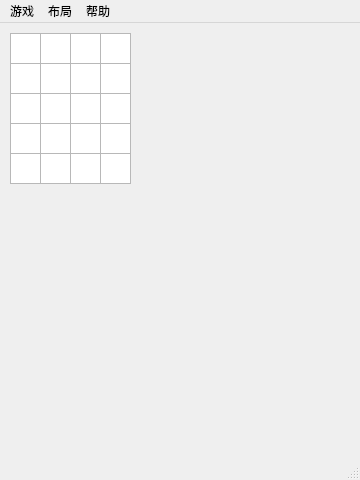
<?xml version="1.0" encoding="UTF-8"?>
<ui version="4.0">
 <class>KlotskiClass</class>
 <widget class="QMainWindow" name="KlotskiClass">
  <property name="geometry">
   <rect>
    <x>0</x>
    <y>0</y>
    <width>360</width>
    <height>480</height>
   </rect>
  </property>
  <property name="minimumSize">
   <size>
    <width>120</width>
    <height>120</height>
   </size>
  </property>
  <property name="windowTitle">
   <string>推盘解谜</string>
  </property>
  <widget class="QWidget" name="centralWidget">
   <widget class="QBlockView" name="graphicsView_00">
    <property name="geometry">
     <rect>
      <x>10</x>
      <y>10</y>
      <width>31</width>
      <height>31</height>
     </rect>
    </property>
    <property name="verticalScrollBarPolicy">
     <enum>Qt::ScrollBarAlwaysOff</enum>
    </property>
    <property name="horizontalScrollBarPolicy">
     <enum>Qt::ScrollBarAlwaysOff</enum>
    </property>
   </widget>
   <widget class="QBlockView" name="graphicsView_01">
    <property name="geometry">
     <rect>
      <x>40</x>
      <y>10</y>
      <width>31</width>
      <height>31</height>
     </rect>
    </property>
    <property name="verticalScrollBarPolicy">
     <enum>Qt::ScrollBarAlwaysOff</enum>
    </property>
    <property name="horizontalScrollBarPolicy">
     <enum>Qt::ScrollBarAlwaysOff</enum>
    </property>
   </widget>
   <widget class="QBlockView" name="graphicsView_02">
    <property name="geometry">
     <rect>
      <x>70</x>
      <y>10</y>
      <width>31</width>
      <height>31</height>
     </rect>
    </property>
    <property name="verticalScrollBarPolicy">
     <enum>Qt::ScrollBarAlwaysOff</enum>
    </property>
    <property name="horizontalScrollBarPolicy">
     <enum>Qt::ScrollBarAlwaysOff</enum>
    </property>
   </widget>
   <widget class="QBlockView" name="graphicsView_03">
    <property name="geometry">
     <rect>
      <x>100</x>
      <y>10</y>
      <width>31</width>
      <height>31</height>
     </rect>
    </property>
    <property name="verticalScrollBarPolicy">
     <enum>Qt::ScrollBarAlwaysOff</enum>
    </property>
    <property name="horizontalScrollBarPolicy">
     <enum>Qt::ScrollBarAlwaysOff</enum>
    </property>
   </widget>
   <widget class="QBlockView" name="graphicsView_04">
    <property name="geometry">
     <rect>
      <x>10</x>
      <y>40</y>
      <width>31</width>
      <height>31</height>
     </rect>
    </property>
    <property name="verticalScrollBarPolicy">
     <enum>Qt::ScrollBarAlwaysOff</enum>
    </property>
    <property name="horizontalScrollBarPolicy">
     <enum>Qt::ScrollBarAlwaysOff</enum>
    </property>
   </widget>
   <widget class="QBlockView" name="graphicsView_05">
    <property name="geometry">
     <rect>
      <x>40</x>
      <y>40</y>
      <width>31</width>
      <height>31</height>
     </rect>
    </property>
    <property name="verticalScrollBarPolicy">
     <enum>Qt::ScrollBarAlwaysOff</enum>
    </property>
    <property name="horizontalScrollBarPolicy">
     <enum>Qt::ScrollBarAlwaysOff</enum>
    </property>
   </widget>
   <widget class="QBlockView" name="graphicsView_06">
    <property name="geometry">
     <rect>
      <x>70</x>
      <y>40</y>
      <width>31</width>
      <height>31</height>
     </rect>
    </property>
    <property name="verticalScrollBarPolicy">
     <enum>Qt::ScrollBarAlwaysOff</enum>
    </property>
    <property name="horizontalScrollBarPolicy">
     <enum>Qt::ScrollBarAlwaysOff</enum>
    </property>
   </widget>
   <widget class="QBlockView" name="graphicsView_07">
    <property name="geometry">
     <rect>
      <x>100</x>
      <y>40</y>
      <width>31</width>
      <height>31</height>
     </rect>
    </property>
    <property name="verticalScrollBarPolicy">
     <enum>Qt::ScrollBarAlwaysOff</enum>
    </property>
    <property name="horizontalScrollBarPolicy">
     <enum>Qt::ScrollBarAlwaysOff</enum>
    </property>
   </widget>
   <widget class="QBlockView" name="graphicsView_08">
    <property name="geometry">
     <rect>
      <x>10</x>
      <y>70</y>
      <width>31</width>
      <height>31</height>
     </rect>
    </property>
    <property name="verticalScrollBarPolicy">
     <enum>Qt::ScrollBarAlwaysOff</enum>
    </property>
    <property name="horizontalScrollBarPolicy">
     <enum>Qt::ScrollBarAlwaysOff</enum>
    </property>
   </widget>
   <widget class="QBlockView" name="graphicsView_09">
    <property name="geometry">
     <rect>
      <x>40</x>
      <y>70</y>
      <width>31</width>
      <height>31</height>
     </rect>
    </property>
    <property name="verticalScrollBarPolicy">
     <enum>Qt::ScrollBarAlwaysOff</enum>
    </property>
    <property name="horizontalScrollBarPolicy">
     <enum>Qt::ScrollBarAlwaysOff</enum>
    </property>
   </widget>
   <widget class="QBlockView" name="graphicsView_10">
    <property name="geometry">
     <rect>
      <x>70</x>
      <y>70</y>
      <width>31</width>
      <height>31</height>
     </rect>
    </property>
    <property name="verticalScrollBarPolicy">
     <enum>Qt::ScrollBarAlwaysOff</enum>
    </property>
    <property name="horizontalScrollBarPolicy">
     <enum>Qt::ScrollBarAlwaysOff</enum>
    </property>
   </widget>
   <widget class="QBlockView" name="graphicsView_11">
    <property name="geometry">
     <rect>
      <x>100</x>
      <y>70</y>
      <width>31</width>
      <height>31</height>
     </rect>
    </property>
    <property name="verticalScrollBarPolicy">
     <enum>Qt::ScrollBarAlwaysOff</enum>
    </property>
    <property name="horizontalScrollBarPolicy">
     <enum>Qt::ScrollBarAlwaysOff</enum>
    </property>
   </widget>
   <widget class="QBlockView" name="graphicsView_12">
    <property name="geometry">
     <rect>
      <x>10</x>
      <y>100</y>
      <width>31</width>
      <height>31</height>
     </rect>
    </property>
    <property name="verticalScrollBarPolicy">
     <enum>Qt::ScrollBarAlwaysOff</enum>
    </property>
    <property name="horizontalScrollBarPolicy">
     <enum>Qt::ScrollBarAlwaysOff</enum>
    </property>
   </widget>
   <widget class="QBlockView" name="graphicsView_13">
    <property name="geometry">
     <rect>
      <x>40</x>
      <y>100</y>
      <width>31</width>
      <height>31</height>
     </rect>
    </property>
    <property name="verticalScrollBarPolicy">
     <enum>Qt::ScrollBarAlwaysOff</enum>
    </property>
    <property name="horizontalScrollBarPolicy">
     <enum>Qt::ScrollBarAlwaysOff</enum>
    </property>
   </widget>
   <widget class="QBlockView" name="graphicsView_14">
    <property name="geometry">
     <rect>
      <x>70</x>
      <y>100</y>
      <width>31</width>
      <height>31</height>
     </rect>
    </property>
    <property name="verticalScrollBarPolicy">
     <enum>Qt::ScrollBarAlwaysOff</enum>
    </property>
    <property name="horizontalScrollBarPolicy">
     <enum>Qt::ScrollBarAlwaysOff</enum>
    </property>
   </widget>
   <widget class="QBlockView" name="graphicsView_15">
    <property name="geometry">
     <rect>
      <x>100</x>
      <y>100</y>
      <width>31</width>
      <height>31</height>
     </rect>
    </property>
    <property name="verticalScrollBarPolicy">
     <enum>Qt::ScrollBarAlwaysOff</enum>
    </property>
    <property name="horizontalScrollBarPolicy">
     <enum>Qt::ScrollBarAlwaysOff</enum>
    </property>
   </widget>
   <widget class="QBlockView" name="graphicsView_16">
    <property name="geometry">
     <rect>
      <x>10</x>
      <y>130</y>
      <width>31</width>
      <height>31</height>
     </rect>
    </property>
    <property name="verticalScrollBarPolicy">
     <enum>Qt::ScrollBarAlwaysOff</enum>
    </property>
    <property name="horizontalScrollBarPolicy">
     <enum>Qt::ScrollBarAlwaysOff</enum>
    </property>
   </widget>
   <widget class="QBlockView" name="graphicsView_17">
    <property name="geometry">
     <rect>
      <x>40</x>
      <y>130</y>
      <width>31</width>
      <height>31</height>
     </rect>
    </property>
    <property name="verticalScrollBarPolicy">
     <enum>Qt::ScrollBarAlwaysOff</enum>
    </property>
    <property name="horizontalScrollBarPolicy">
     <enum>Qt::ScrollBarAlwaysOff</enum>
    </property>
   </widget>
   <widget class="QBlockView" name="graphicsView_18">
    <property name="geometry">
     <rect>
      <x>70</x>
      <y>130</y>
      <width>31</width>
      <height>31</height>
     </rect>
    </property>
    <property name="verticalScrollBarPolicy">
     <enum>Qt::ScrollBarAlwaysOff</enum>
    </property>
    <property name="horizontalScrollBarPolicy">
     <enum>Qt::ScrollBarAlwaysOff</enum>
    </property>
   </widget>
   <widget class="QBlockView" name="graphicsView_19">
    <property name="geometry">
     <rect>
      <x>100</x>
      <y>130</y>
      <width>31</width>
      <height>31</height>
     </rect>
    </property>
    <property name="verticalScrollBarPolicy">
     <enum>Qt::ScrollBarAlwaysOff</enum>
    </property>
    <property name="horizontalScrollBarPolicy">
     <enum>Qt::ScrollBarAlwaysOff</enum>
    </property>
   </widget>
  </widget>
  <widget class="QStatusBar" name="statusBar"/>
  <widget class="QMenuBar" name="menuBar">
   <property name="geometry">
    <rect>
     <x>0</x>
     <y>0</y>
     <width>360</width>
     <height>23</height>
    </rect>
   </property>
   <widget class="QMenu" name="menu_layout">
    <property name="title">
     <string>布局</string>
    </property>
   </widget>
   <widget class="QMenu" name="menu_game">
    <property name="title">
     <string>游戏</string>
    </property>
    <addaction name="action_restart"/>
    <addaction name="action_record"/>
    <addaction name="separator"/>
    <addaction name="action_exit"/>
   </widget>
   <widget class="QMenu" name="menu_help">
    <property name="title">
     <string>帮助</string>
    </property>
    <addaction name="action_descriptions"/>
    <addaction name="action_about"/>
   </widget>
   <addaction name="menu_game"/>
   <addaction name="menu_layout"/>
   <addaction name="menu_help"/>
  </widget>
  <action name="action_restart">
   <property name="text">
    <string>重新开始</string>
   </property>
  </action>
  <action name="action_descriptions">
   <property name="text">
    <string>游戏说明</string>
   </property>
  </action>
  <action name="action_about">
   <property name="text">
    <string>关于...</string>
   </property>
  </action>
  <action name="action_record">
   <property name="checkable">
    <bool>true</bool>
   </property>
   <property name="text">
    <string>记录步骤</string>
   </property>
  </action>
  <action name="action_exit">
   <property name="text">
    <string>退出</string>
   </property>
  </action>
 </widget>
 <layoutdefault spacing="6" margin="11"/>
 <customwidgets>
  <customwidget>
   <class>QBlockView</class>
   <extends>QGraphicsView</extends>
   <header location="global">qblockview.h</header>
  </customwidget>
 </customwidgets>
 <resources>
  <include location="klotski.qrc"/>
 </resources>
 <connections/>
</ui>
